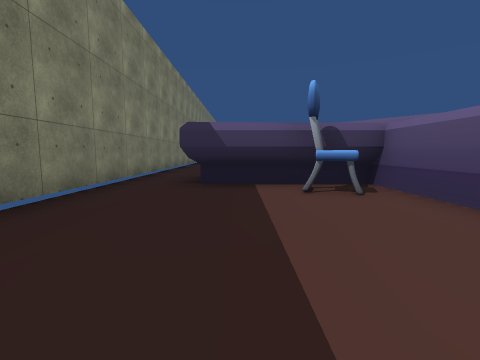
View 1 (above)

23 first-person views from a walk through a Unity game level. The camera is 1.2 m above the floor, tilts 6° down and sees 85° across. The floor is counted in squares, 2 m on a side. Each view is taken from the middle of a square. On the plan, view 1 faces up. The plan holds only what a view shows up to about 9 squares ahead; the rest is blank. The player character is not drawn. Some surface patterns are stand-ins.

View 2
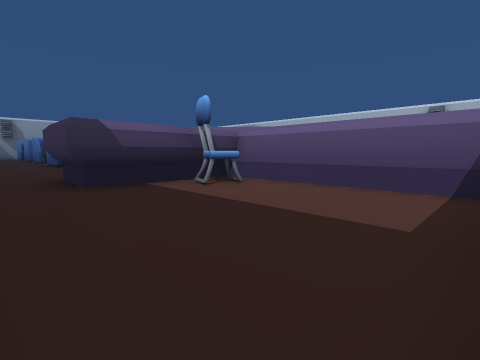

View 3
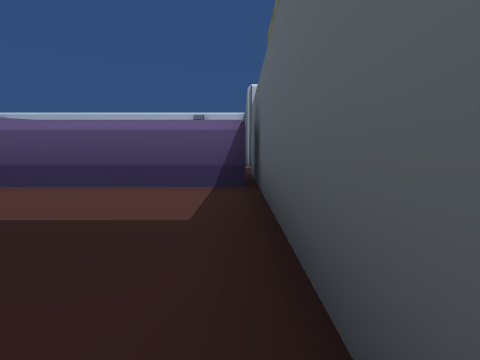

View 4
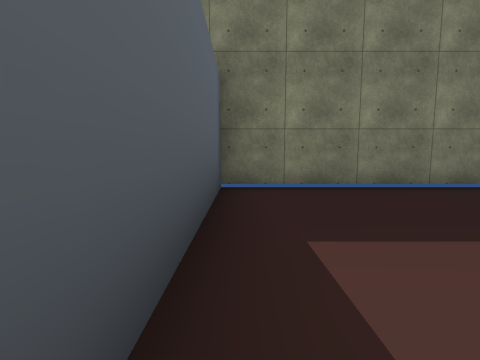

View 5
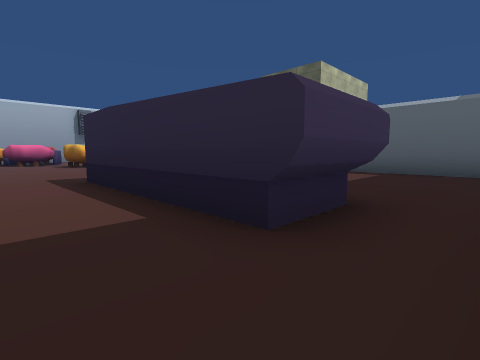

View 6
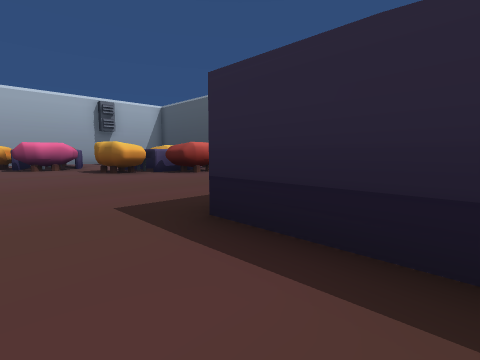

View 7
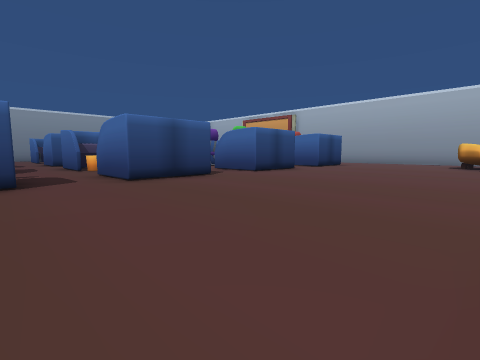

View 8
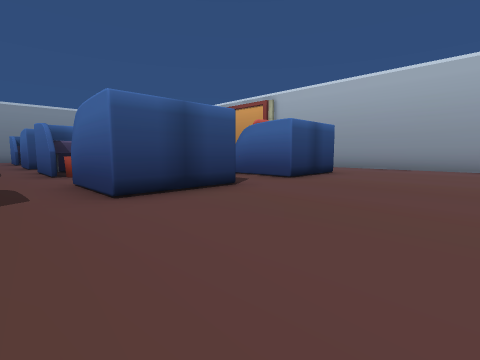

View 9
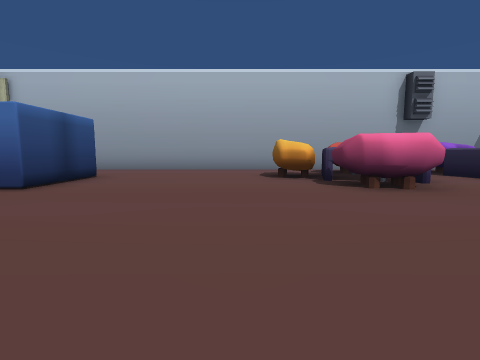

View 10
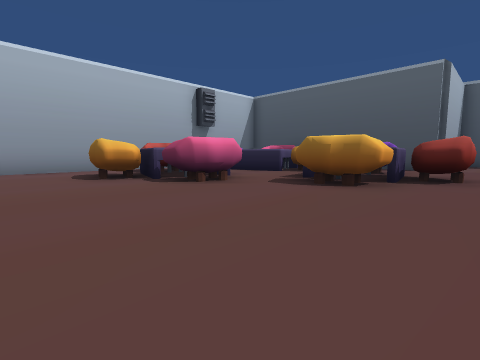

View 11
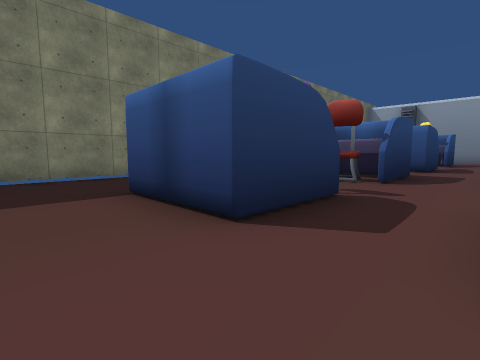

View 12
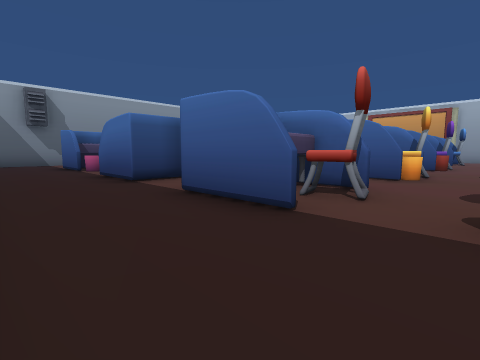

View 13
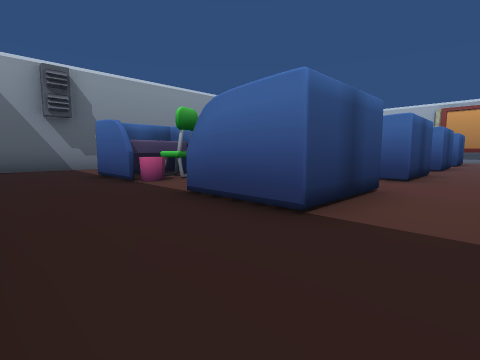

View 14
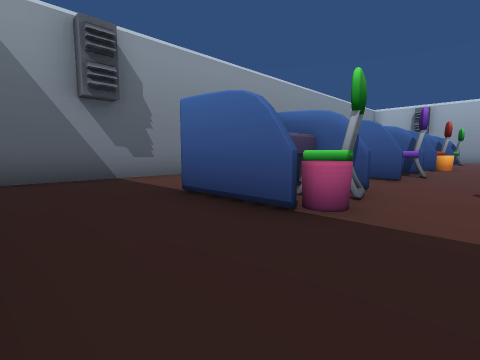

View 15
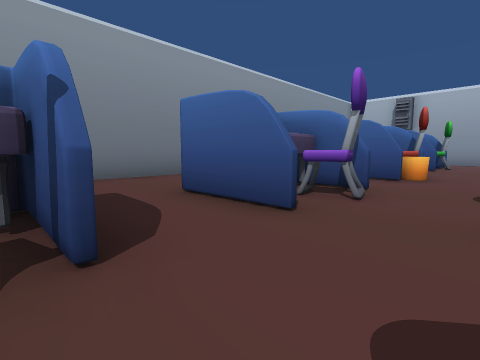

View 16
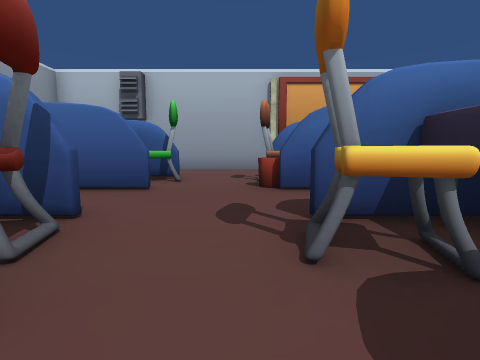

View 17
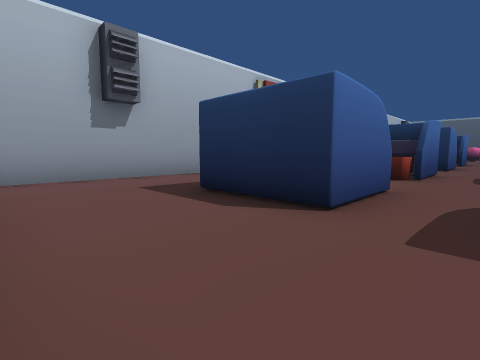

View 18
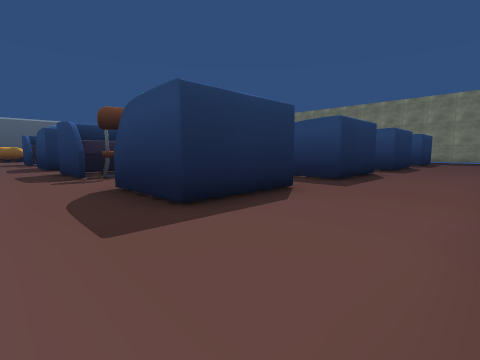

View 19
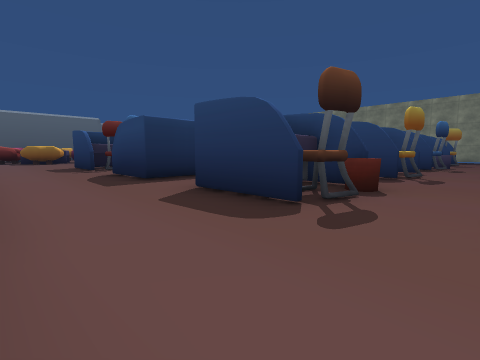

View 20
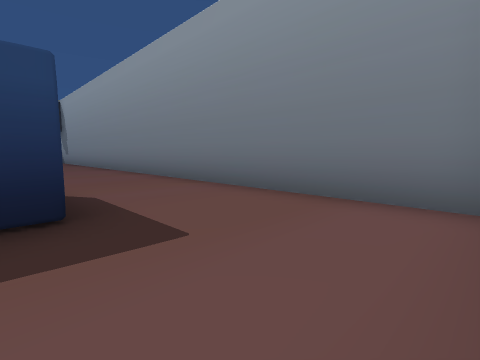

View 21
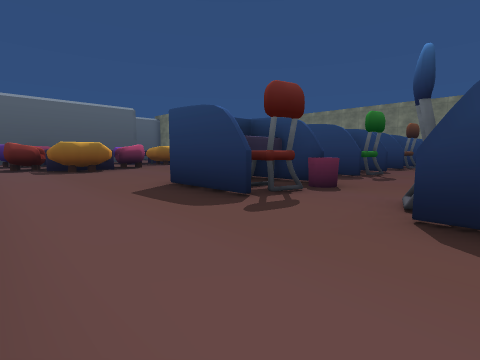

View 22
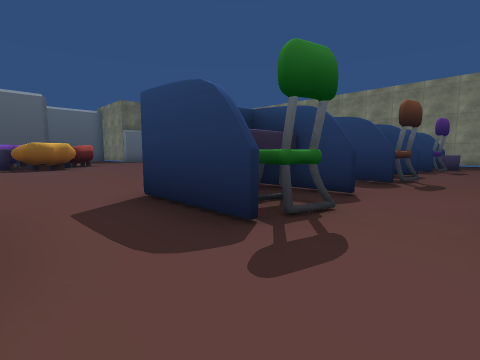

View 23
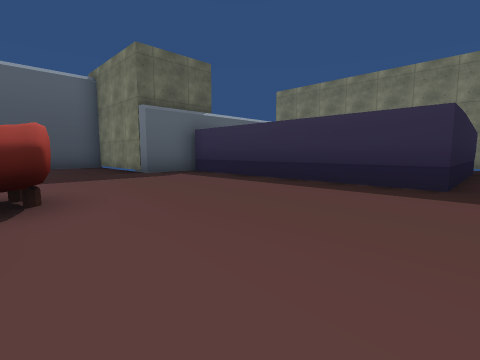

### Floor plan
Points are (right, up) in squares from view 1. A wall is a line through its corners. A room is listed if a view was taken in it or the views show most of it. See-through windows are left out.
Room 1 (views 1, 2, 3, 4)
walls: (2.5, -0.1) (2.5, 5); (-2.5, 4.6) (-2.5, -0.3) (3.5, -0.3); (2.6, 4.6) (-1, 4.6)
low walls: (2.5, 5) (-0.8, 5)
ways out: opening at (-2, 5.5) to room 2
objects: chair (1, 4)
Room 2 (views 5, 6, 7, 8, 9, 10, 11, 12, 13, 14, 15, 16, 17, 18, 19, 20, 21, 22, 23)
walls: (-2.5, 13.6) (-2.5, 11.2); (17.3, 7.4) (17.3, 11.5); (-2.5, 9) (-2.5, 4.6); (9.7, 2.7) (9.5, 3.6); (17.3, 24.2) (17.3, 28.8); (-1, 4.6) (-1, 6.4) (4, 6.4) (4, -0.1); (10, -0.3) (10.5, -0.3); (2.1, 29.3) (-1.8, 29.3); (3.5, -0.3) (5.5, -0.3) (5.5, -2.4); (16.9, 29.3) (3.8, 29.3)
low walls: (-0.8, 5) (-0.8, 6.5)
ways out: opening at (-2, 5.5) to room 1
objects: other object (0, 13) to (2, 14); other object (0, 17) to (2, 18); other object (0, 21) to (2, 22); other object (0, 25) to (2, 26); chair (1, 14) to (2, 15); chair (1, 17) to (2, 17); chair (1, 24) to (2, 25); other object (4, 13) to (6, 14); other object (4, 25) to (6, 26); chair (5, 14) to (6, 14); chair (5, 17) to (6, 17); other object (5, 18) to (6, 18); other object (5, 21) to (6, 21); chair (5, 22) to (6, 22); chair (5, 25) to (6, 25); other object (8, 13) to (10, 14); other object (8, 21) to (10, 22); sofa (9, 3) to (9, 4); chair (9, 14) to (10, 14); chair (9, 17) to (10, 17); other object (9, 18) to (10, 18); chair (9, 22) to (10, 22); chair (9, 24) to (10, 25); other object (9, 26) to (10, 26); other object (10, 2) to (11, 2); sofa (10, 4) to (11, 5); table (11, 3) to (11, 4); sofa (12, 6) to (13, 7); other object (12, 13) to (14, 14); other object (12, 17) to (14, 18); other object (12, 22); other object (12, 25) to (14, 26); other object (13, 1) to (13, 3); chair (13, 14) to (14, 15); chair (13, 17) to (14, 17); other object (13, 21) to (14, 21); chair (13, 22) to (14, 22); chair (13, 25) to (14, 25); table (14, 2) to (14, 3); table (14, 5) to (14, 6); sofa (14, 7) to (15, 8); sofa (15, 2) to (16, 3); sofa (15, 5) to (16, 6)

Positions as (right, up) in squares from view 1, and headings:
1: (0, 0), facing up
2: (-2, 0), facing up-right
3: (-2, 0), facing right
4: (2, 0), facing left
5: (-2, 8), facing down-right
6: (2, 8), facing down-right
7: (2, 7), facing up-right
8: (7, 9), facing up-right
9: (8, 9), facing right
10: (8, 10), facing down-right
11: (4, 11), facing up-left
12: (-2, 15), facing up-right
13: (-2, 19), facing up-right
14: (-2, 23), facing up-right
15: (2, 23), facing up-right
16: (8, 23), facing right
17: (11, 29), facing down-right
18: (16, 29), facing down-left
19: (17, 24), facing down-left
20: (17, 26), facing up-left
21: (17, 17), facing down-left
22: (12, 16), facing down-left
23: (9, 7), facing down-left
